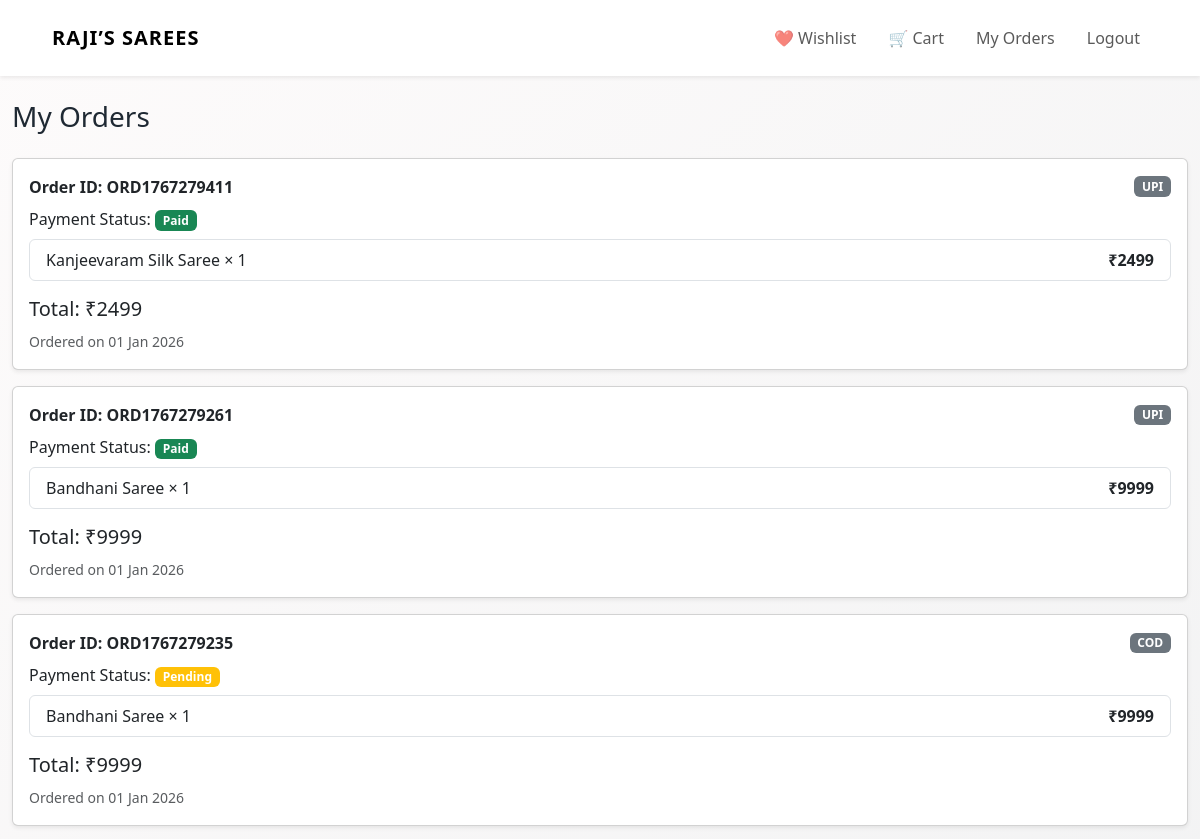
Page /orders (signed in, upper part) on the earlier database version.
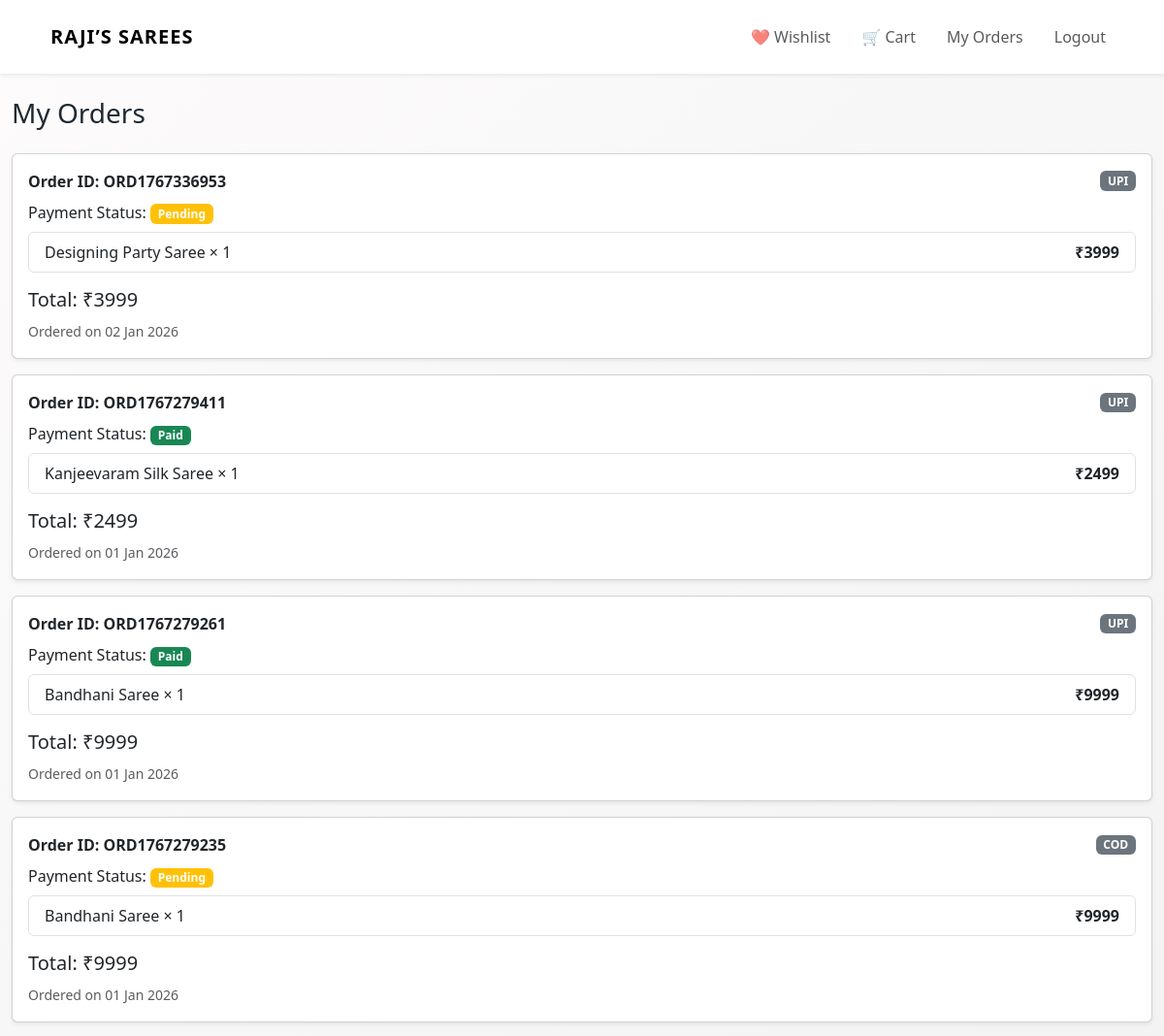
Same page on the later database version.
### app.py (models this page shows)
class Order(db.Model):
    id = db.Column(db.Integer, primary_key=True)
    order_code = db.Column(db.String(20), unique=True, nullable=False)
    user_id = db.Column(db.Integer, db.ForeignKey("user.id"), nullable=False)
    payment_mode = db.Column(db.String(20))
    payment_status = db.Column(db.String(20))
    total_amount = db.Column(db.Integer)
    created_at = db.Column(db.DateTime, default=datetime.utcnow)
    user = db.relationship("User", back_populates="orders")
    items = db.relationship("OrderItem", backref="order", lazy=True)

class OrderItem(db.Model):
    id = db.Column(db.Integer, primary_key=True)
    order_id = db.Column(db.Integer, db.ForeignKey("order.id"), nullable=False)
    product_name = db.Column(db.String(150))
    price = db.Column(db.Integer)
    quantity = db.Column(db.Integer)

### app.py (the view)
@app.route("/orders")
@login_required
def orders():
    orders = Order.query.filter_by(user_id=current_user.id).order_by(Order.created_at.desc()).all()
    return render_template("orders_user.html", orders=orders)

### app.py (called while the page is built)
@login_manager.user_loader
def load_user(user_id):
    return User.query.get(int(user_id))

@app.context_processor
def inject_cart_count():
    if current_user.is_authenticated:
        count = db.session.query(
            func.sum(CartItem.quantity)
        ).filter_by(user_id=current_user.id).scalar()
        return {"cart_count": count or 0}
    return {"cart_count": 0}

### templates/orders_user.html
{% extends "base.html" %}
{% block content %}
<h3 class="mb-4">My Orders</h3>
{% for order in orders %}
<div class="card mb-3 shadow-sm">
  <div class="card-body">
    <div class="d-flex justify-content-between align-items-center mb-2">
      <strong>Order ID: {{ order.order_code }}</strong>
      <span class="badge bg-secondary">
        {{ order.payment_mode }}
      </span>
    </div>
    <p class="mb-2">
      Payment Status:
      <span class="badge
        {% if order.payment_status == 'Paid' %}
          bg-success
        {% else %}
          bg-warning
        {% endif %}
      ">
        {{ order.payment_status }}
      </span>
    </p>
    <ul class="list-group mb-3">
      {% for item in order.items %}
      <li class="list-group-item d-flex justify-content-between">
        {{ item.product_name }} × {{ item.quantity }}
        <strong>₹{{ item.price * item.quantity }}</strong>
      </li>
      {% endfor %}
    </ul>
    <h5>Total: ₹{{ order.total_amount }}</h5>
    <small class="text-muted">
      Ordered on {{ order.created_at.strftime('%d %b %Y') }}
    </small>
  </div>
</div>
{% else %}
<p>No orders yet.</p>
{% endfor %}
{% endblock %}

### templates/base.html (shortened to what this page needs)
<!DOCTYPE html>
<html lang="en">
<head>
    <link href="https://cdn.jsdelivr.net/npm/bootstrap@5.3.3/dist/css/bootstrap.min.css" rel="stylesheet">
    <link rel="stylesheet" href="{{ url_for('static', filename='css/style.css') }}">
</head>
<body>
<div class="toast-container position-fixed top-0 end-0 p-3">
</div>
<nav class="navbar navbar-expand-lg bg-white shadow-sm sticky-top">
  <div class="container">
    <a class="navbar-brand fw-bold brand-logo" href="/">RAJI’S SAREES</a>
    <div class="collapse navbar-collapse" id="mainNavbar">
      <ul class="navbar-nav ms-auto align-items-lg-center gap-lg-3">
        {% if current_user.is_authenticated %}
          <li class="nav-item">
            <a href="/wishlist" class="nav-link">❤️ Wishlist</a>
          </li>
          <li class="nav-item position-relative">
            <a href="/cart" class="nav-link">
              🛒 Cart
            </a>
          </li>
          <li class="nav-item">
            {% if current_user.is_admin %}
              <a href="/admin/orders" class="nav-link" >All Orders</a>
            {% else %}
              <a href="/orders" class="nav-link">My Orders</a>
            {% endif %}
          </li>
          <li class="nav-item">
            <a href="/logout" class="nav-link">Logout</a>
          </li>
        {% endif %}
      </ul>
    </div>
  </div>
</nav>
<div class="container mt-4">
  {% block content %}{% endblock %}
</div>
</body>
</html>

### static/css/style.css (style rules this page uses)
* { margin: 0; padding: 0; box-sizing: border-box; }
body { font-family: 'Inter', sans-serif; background-color: #f5f5f6; color: #282c3f; }
body { background-color: #f5f5f5; }
.brand-logo { font-weight: 700; letter-spacing: 1px; }
.navbar { display: flex; justify-content: space-between; align-items: center; padding: 18px 40px; background: #fff; box-shadow: 0 2px 8px rgba(0,0,0,0.05); }
:root { --primary: #b1275e; --secondary: #f8f8f8; --text-dark: #222; --muted: #777; }
body { font-family: 'Poppins', sans-serif; background-color: var(--secondary); color: var(--text-dark); }
a { text-decoration: none; }
.container { max-width: 1200px; }
:root { --primary: #6a11cb; --secondary: #2575fc; --accent: #ffb703; --success: #2ec4b6; --danger: #ef233c; --dark: #1f2933; --light: #f8f9fa; --glass: rgba(255, 255, 255, 0.75); --radius: 16px; --shadow: 0 20px 40px rgba(0,0,0,0.12); }
body { font-family: "Poppins", system-ui, sans-serif; background: linear-gradient(135deg, #fdfbfb, #ebedee); color: var(--dark); min-height: 100vh; }

Differences in the rows shown:
added Order: order_code "ORD1767336953", payment_mode "UPI", payment_status "Pending", total_amount "3999", created_at "02 Jan 2026"
added OrderItem: product_name "Designing Party Saree", quantity "1", item.price*item.quantity "3999", shown under "ORD1767336953"
